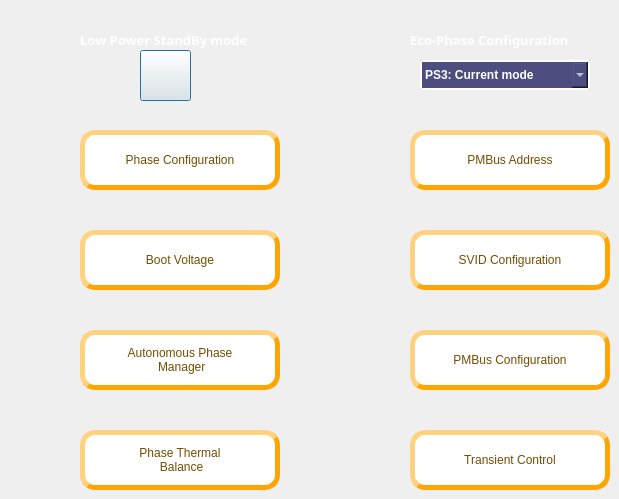
      <widget class="QWidget" name="page_Device_Configuration">
       <widget class="QPushButton" name="pushButton_phase_configuration">
        <property name="geometry">
         <rect>
          <x>80</x>
          <y>130</y>
          <width>200</width>
          <height>60</height>
         </rect>
        </property>
        <property name="styleSheet">
         <string notr="true">QPushButton{
	font: 87 10pt &quot;Arial Black&quot;;
	color: rgb(116, 77, 0);
background-color: rgb(255, 255, 255);
border-style:outset;
border-width:5px;
border-color:orange;
border-radius:15px;

}
QPushButton::hover {
background-color:lightgreen;
	
	}</string>
        </property>
        <property name="text">
         <string>Phase Configuration</string>
        </property>
       </widget>
       <widget class="QPushButton" name="pushButton_PMBus_address">
        <property name="geometry">
         <rect>
          <x>410</x>
          <y>130</y>
          <width>200</width>
          <height>60</height>
         </rect>
        </property>
        <property name="styleSheet">
         <string notr="true">QPushButton{
	font: 87 10pt &quot;Arial Black&quot;;
	color: rgb(116, 77, 0);
background-color: rgb(255, 255, 255);
border-style:outset;
border-width:5px;
border-color:orange;
border-radius:15px;
}
QPushButton::hover {
background-color:lightgreen;
	
	}</string>
        </property>
        <property name="text">
         <string>PMBus Address</string>
        </property>
       </widget>
       <widget class="QPushButton" name="pushButton_boot_voltage">
        <property name="geometry">
         <rect>
          <x>80</x>
          <y>230</y>
          <width>200</width>
          <height>60</height>
         </rect>
        </property>
        <property name="styleSheet">
         <string notr="true">QPushButton{
	font: 87 10pt &quot;Arial Black&quot;;
	color: rgb(116, 77, 0);
background-color: rgb(255, 255, 255);
border-style:outset;
border-width:5px;
border-color:orange;
border-radius:15px;
}
QPushButton::hover {
background-color:lightgreen;
	
	}</string>
        </property>
        <property name="text">
         <string>Boot Voltage</string>
        </property>
       </widget>
       <widget class="QPushButton" name="pushButton_SVID_Configuration">
        <property name="geometry">
         <rect>
          <x>410</x>
          <y>230</y>
          <width>200</width>
          <height>60</height>
         </rect>
        </property>
        <property name="styleSheet">
         <string notr="true">QPushButton{
	font: 87 10pt &quot;Arial Black&quot;;
color: rgb(116, 77, 0);
background-color: rgb(255, 255, 255);
border-style:outset;
border-width:5px;
border-color:orange;
border-radius:15px;
}
QPushButton::hover {
background-color:lightgreen;
	
	}</string>
        </property>
        <property name="text">
         <string>SVID Configuration</string>
        </property>
       </widget>
       <widget class="QPushButton" name="pushButton_Low_power_std_mode">
        <property name="geometry">
         <rect>
          <x>140</x>
          <y>50</y>
          <width>51</width>
          <height>51</height>
         </rect>
        </property>
        <property name="mouseTracking">
         <bool>true</bool>
        </property>
        <property name="tabletTracking">
         <bool>true</bool>
        </property>
        <property name="styleSheet">
         <string notr="true">QPushButton{
border-image: url(:/C:/Users/MukeshChaudhary/PycharmProjects/pythonProject/GUI_IMAGE/but0.png);
}


QPushButton::hover {
border-image: url(:/C:/Users/MukeshChaudhary/PycharmProjects/pythonProject/GUI_IMAGE/but0_hover.png);
	}
</string>
        </property>
        <property name="text">
         <string/>
        </property>
        <property name="checkable">
         <bool>true</bool>
        </property>
        <property name="default">
         <bool>true</bool>
        </property>
       </widget>
       <widget class="QPushButton" name="pushButton_autonomous_phase_manager">
        <property name="geometry">
         <rect>
          <x>80</x>
          <y>330</y>
          <width>200</width>
          <height>60</height>
         </rect>
        </property>
        <property name="styleSheet">
         <string notr="true">QPushButton{
	font: 87 10pt &quot;Arial Black&quot;;
color: rgb(116, 77, 0);
background-color: rgb(255, 255, 255);
border-style:outset;
border-width:5px;
border-color:orange;
border-radius:15px;
}
QPushButton::hover {
background-color:lightgreen;
	
	}</string>
        </property>
        <property name="text">
         <string>Autonomous Phase 
 Manager</string>
        </property>
       </widget>
       <widget class="QPushButton" name="pushButton_transient_control">
        <property name="geometry">
         <rect>
          <x>410</x>
          <y>430</y>
          <width>200</width>
          <height>60</height>
         </rect>
        </property>
        <property name="styleSheet">
         <string notr="true">QPushButton{
	font: 87 10pt &quot;Arial Black&quot;;
color: rgb(116, 77, 0);
background-color: rgb(255, 255, 255);
border-style:outset;
border-width:5px;
border-color:orange;
border-radius:15px;
}
QPushButton::hover {
background-color:lightgreen;
	
	}</string>
        </property>
        <property name="text">
         <string>Transient Control</string>
        </property>
       </widget>
       <widget class="QLabel" name="label_Device_Status_3">
        <property name="geometry">
         <rect>
          <x>80</x>
          <y>30</y>
          <width>200</width>
          <height>20</height>
         </rect>
        </property>
        <property name="font">
         <font>
          <family>Arial Black</family>
          <pointsize>10</pointsize>
          <weight>75</weight>
          <bold>true</bold>
         </font>
        </property>
        <property name="styleSheet">
         <string notr="true">color: rgb(255, 255, 255);</string>
        </property>
        <property name="text">
         <string>Low Power StandBy mode</string>
        </property>
       </widget>
       <widget class="QPushButton" name="pushButton_phase_thermal_balance">
        <property name="geometry">
         <rect>
          <x>80</x>
          <y>430</y>
          <width>200</width>
          <height>60</height>
         </rect>
        </property>
        <property name="styleSheet">
         <string notr="true">QPushButton{
	font: 87 10pt &quot;Arial Black&quot;;
color: rgb(116, 77, 0);
background-color: rgb(255, 255, 255);
border-style:outset;
border-width:5px;
border-color:orange;
border-radius:15px;
}
QPushButton::hover {
background-color:lightgreen;
	
	}</string>
        </property>
        <property name="text">
         <string>Phase Thermal 
 Balance</string>
        </property>
       </widget>
       <widget class="QLabel" name="label_Device_Status_2">
        <property name="geometry">
         <rect>
          <x>410</x>
          <y>30</y>
          <width>200</width>
          <height>20</height>
         </rect>
        </property>
        <property name="font">
         <font>
          <family>Arial Black</family>
          <pointsize>10</pointsize>
          <weight>75</weight>
          <bold>true</bold>
         </font>
        </property>
        <property name="styleSheet">
         <string notr="true">color: rgb(255, 255, 255);</string>
        </property>
        <property name="text">
         <string>Eco-Phase Configuration</string>
        </property>
       </widget>
       <widget class="QPushButton" name="pushButton_PMBus_Configuration">
        <property name="geometry">
         <rect>
          <x>410</x>
          <y>330</y>
          <width>200</width>
          <height>60</height>
         </rect>
        </property>
        <property name="styleSheet">
         <string notr="true">QPushButton{
	font: 87 10pt &quot;Arial Black&quot;;
color: rgb(116, 77, 0);
background-color: rgb(255, 255, 255);
border-style:outset;
border-width:5px;
border-color:orange;
border-radius:15px;
}
QPushButton::hover {
background-color:lightgreen;
	
	}</string>
        </property>
        <property name="text">
         <string>PMBus Configuration</string>
        </property>
       </widget>
       <widget class="QComboBox" name="comboBox_Eco_phase">
        <property name="geometry">
         <rect>
          <x>420</x>
          <y>60</y>
          <width>170</width>
          <height>30</height>
         </rect>
        </property>
        <property name="styleSheet">
         <string notr="true">QComboBox{
font: 75 10pt &quot;MS Shell Dlg 2&quot;;
color: white;
background-color: rgb(77, 77, 127);
border-style:outset;
border-width:2px;
border-color:white;
font:bold;
border-radius:0px;
}

QListView {
background-color:lightgreen;
border-radius:0px;
}
</string>
        </property>
        <item>
         <property name="text">
          <string>PS3: Current mode</string>
         </property>
        </item>
        <item>
         <property name="text">
          <string>PS3: Voltage mode</string>
         </property>
        </item>
        <item>
         <property name="text">
          <string>Auto-Switch</string>
         </property>
        </item>
        <item>
         <property name="text">
          <string>Manual</string>
         </property>
        </item>
       </widget>
      </widget>
